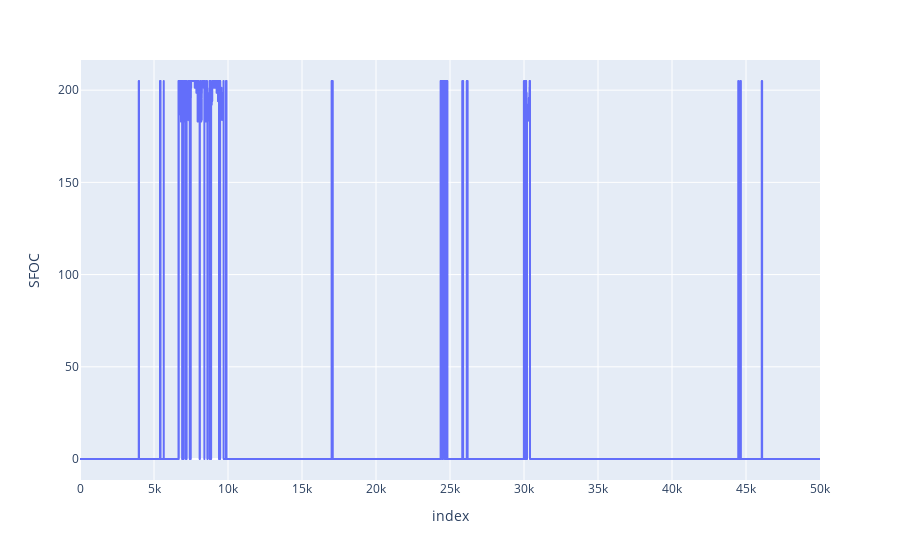

This figure's notebook cell:
### Code cell
import plotly.express as px

fig = px.line(sfoc1[:50000], y="SFOC")
fig.show()

### Figure 1 — Plotly figure (JSON) as saved in the notebook; plotly's stock layout.template omitted (floating-point values rounded to 4 significant figures; data arrays with more than 128 entries replaced by an {"elided": "..."} marker saying what was removed)
{"data": [{"hovertemplate": "index=%{x}<br>SFOC=%{y}<extra></extra>", "legendgroup": "", "line": {"color": "#636efa", "dash": "solid"}, "marker": {"symbol": "circle"}, "mode": "lines", "name": "", "showlegend": false, "type": "scattergl", "x": {"elided": "50000 int values"}, "xaxis": "x", "y": {"elided": "50000 float values"}, "yaxis": "y"}], "layout": {"legend": {"tracegroupgap": 0}, "margin": {"t": 60}, "xaxis": {"anchor": "y", "domain": [0, 1], "title": {"text": "index"}}, "yaxis": {"anchor": "x", "domain": [0, 1], "title": {"text": "SFOC"}}}}
